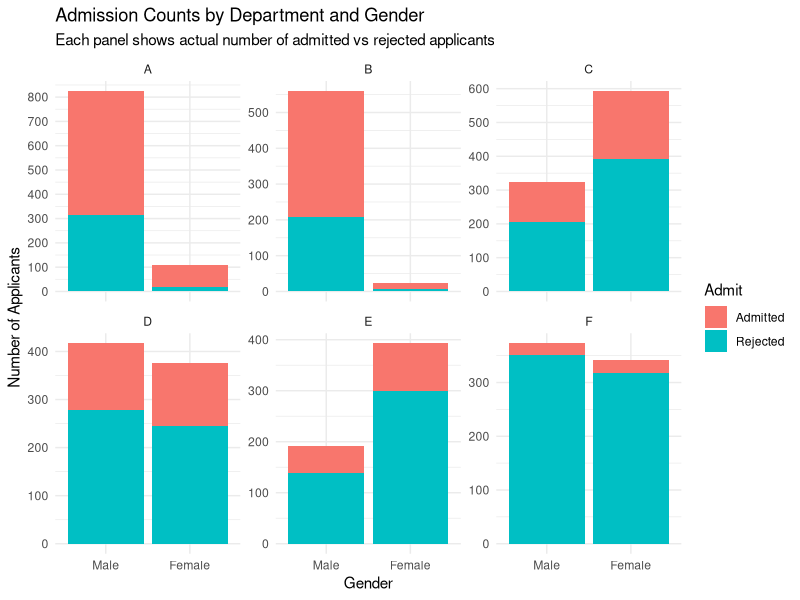

This chart was generated by the following R code:
## ---- chunk 1
#| label: load-ucb
#| echo: true

# Load and convert the dataset
data(UCBAdmissions)
ucb_df <- as.data.frame(UCBAdmissions)

#total admitted vs rejected by gender
gender_summary <- aggregate(Freq ~ Gender + Admit, data = ucb_df, sum)
gender_summary
## ---- chunk 2
#| label: dept-facet-plot
#| echo: false
#| warning: false
#| message: false
#| fig-cap: "Bar Chart of Admission Counts by Department and Gender"
#| fig-align: center

library(ggplot2)
#This ggplot code creates a graph which shows a stacked bar chart of Admission counts by Department and Gender
ggplot(ucb_df, aes(x = Gender, y = Freq, fill = Admit)) +
  geom_bar(stat = "identity", position = "stack") +
  facet_wrap(~ Dept, scales = "free_y") +
  labs(
    title = "Admission Counts by Department and Gender",
    subtitle = "Each panel shows actual number of admitted vs rejected applicants",
    x = "Gender", y = "Number of Applicants"
  ) +
  scale_y_continuous(breaks = seq(0, 800, by = 100)) +
  theme_minimal()
